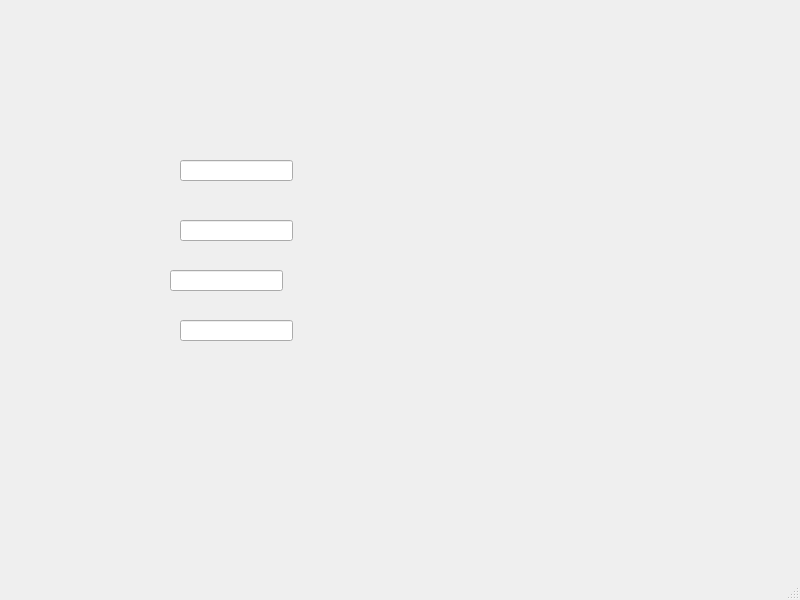
<?xml version="1.0" encoding="UTF-8"?>
<ui version="4.0">
 <class>MainWindow</class>
 <widget class="QMainWindow" name="MainWindow">
  <property name="geometry">
   <rect>
    <x>0</x>
    <y>0</y>
    <width>800</width>
    <height>600</height>
   </rect>
  </property>
  <property name="windowTitle">
   <string>MainWindow</string>
  </property>
  <widget class="QWidget" name="centralwidget">
   <widget class="QLineEdit" name="lineEdit">
    <property name="geometry">
     <rect>
      <x>180</x>
      <y>160</y>
      <width>113</width>
      <height>21</height>
     </rect>
    </property>
   </widget>
   <widget class="QLineEdit" name="lineEdit_2">
    <property name="geometry">
     <rect>
      <x>180</x>
      <y>220</y>
      <width>113</width>
      <height>21</height>
     </rect>
    </property>
   </widget>
   <widget class="QLineEdit" name="lineEdit_3">
    <property name="geometry">
     <rect>
      <x>170</x>
      <y>270</y>
      <width>113</width>
      <height>21</height>
     </rect>
    </property>
   </widget>
   <widget class="QLineEdit" name="lineEdit_4">
    <property name="geometry">
     <rect>
      <x>180</x>
      <y>320</y>
      <width>113</width>
      <height>21</height>
     </rect>
    </property>
   </widget>
  </widget>
  <widget class="QMenuBar" name="menubar">
   <property name="geometry">
    <rect>
     <x>0</x>
     <y>0</y>
     <width>800</width>
     <height>26</height>
    </rect>
   </property>
  </widget>
  <widget class="QStatusBar" name="statusbar"/>
 </widget>
 <tabstops>
  <tabstop>lineEdit_3</tabstop>
  <tabstop>lineEdit_4</tabstop>
  <tabstop>lineEdit_2</tabstop>
  <tabstop>lineEdit</tabstop>
 </tabstops>
 <resources/>
 <connections/>
</ui>
